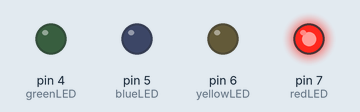
A sketch run on a simulated Arduino Uno, built with avr-gcc and run on an emulated ATmega328P. Parts: output pins drawn as LEDs (lit = HIGH).

Above: at 0.5 s.
At 1.5 s:
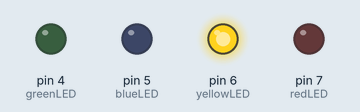
At 2.5 s:
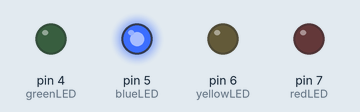
At 3.5 s:
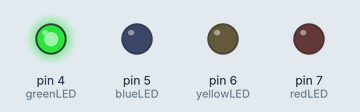
Timing chart, 0 to 5.2 s (numbered marks = the images above):
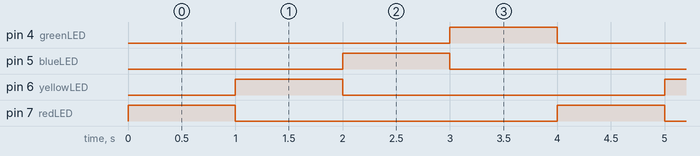

Measured:
- by itself, pin 4 (greenLED), pin 5 (blueLED), pin 6 (yellowLED), pin 7 (redLED): alternates HIGH for 1.0 s and LOW for 3.0 s
- by itself, everything shown: repeats every 4.0 s, in 5 steps

The sketch:

BlinkingMultipleLEDs.ino
```cpp
//initializing our LEDs
int redLED = 7;
int yellowLED = 6;
int blueLED = 5;
int greenLED = 4;

//function that assigns our LEDs to their pinMode()
void assignLEDs(int led1, int led2, int led3, int led4);

void setup() {
  assignLEDs(redLED, yellowLED, blueLED, greenLED);
}

void loop() {
  //turn an LED on for a 1 second
  //turn off, turn the next on
  digitalWrite(redLED, HIGH);
  delay(1000);
  digitalWrite(redLED, LOW);
  digitalWrite(yellowLED, HIGH);
  delay(1000);
  digitalWrite(yellowLED, LOW);
  digitalWrite(blueLED, HIGH);
  delay(1000);
  digitalWrite(blueLED, LOW);
  digitalWrite(greenLED, HIGH);
  delay(1000);
  digitalWrite(greenLED, LOW);
}

void assignLEDs(int led1, int led2, int led3, int led4) {
  pinMode(led1, OUTPUT);
  pinMode(led2, OUTPUT);
  pinMode(led3, OUTPUT);
  pinMode(led4, OUTPUT);
}
```
